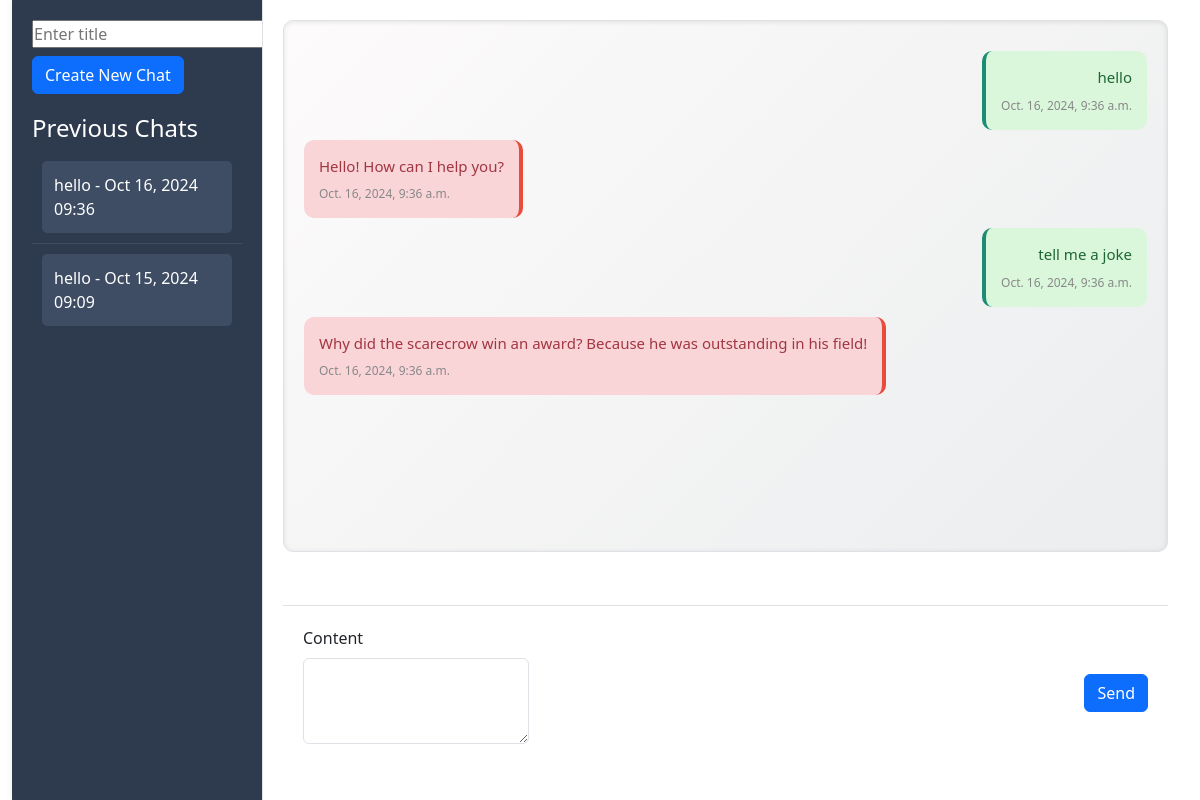
Screenshot of /chat/11/ with the database file from the repository.
### chat/models.py (models this page shows, shortened)
class Chat(models.Model):
    title = models.CharField(max_length=100)
    created_at = models.DateTimeField(auto_now_add=True)

class Message(models.Model):
    chat = models.ForeignKey(Chat, related_name='messages', on_delete=models.CASCADE)
    content = models.TextField()
    is_user = models.BooleanField(default=True)
    timestamp = models.DateTimeField(auto_now_add=True)

### chat/views.py (the view, shortened to what this page needs)
# urls.py: path('', chatbot_view, name='chatbot_view'),  # Optional if this is your homepage
def chatbot_view(request, chat_id=None):
    current_chat = get_current_chat(chat_id)
    current_chat_messages = current_chat.messages.all().order_by('timestamp') if current_chat else []
    chats = Chat.objects.all().order_by('-created_at')
    form = MessageForm()
    context = {
        'chat_history': chats,                # List of previous chats
        'current_chat': current_chat,         # Current selected chat
        'current_chat_messages': current_chat_messages, # Messages for the current chat
        'form': form,                         # Message form
    }
    return render(request, 'index.html', context)

### chat/forms.py
class MessageForm(forms.Form):
    content = forms.CharField(widget=forms.Textarea(attrs={
        'placeholder': 'Type your message here...',
        'rows': 2,
        'class': 'input-box',
    }))

### chat/views.py (called while the page is built)
def get_current_chat(chat_id):
    if chat_id:
        return get_object_or_404(Chat, id=chat_id)
    return None  # Return None if no chat_id is provided

### templates/index.html (shortened to what this page needs)
{% load static %}
<!DOCTYPE html>
<html lang="en">
<head>
    <link rel="stylesheet" href="{% static 'css/chat_style.css' %}">
    <link href="https://cdn.jsdelivr.net/npm/bootstrap@5.3.3/dist/css/bootstrap.min.css" rel="stylesheet">
</head>
<body>
    <div class="container-fluid d-flex">
        <div class="sidebar">
            <form method="POST" action="{% url 'create_new_chat' %}">
                <div style="display: flex; flex-direction: column; align-items: flex-start; margin-bottom: 20px;">
                    <input type="text" name="title" placeholder="Enter title" class="new-chat-input" required>
                    <button type="submit" class="new-chat-btn btn btn-primary mt-2">Create New Chat</button>
                </div>
            </form>
            <h4>Previous Chats</h4>
            <ul class="chat-history list-unstyled">
                {% for chat in chat_history %}
                    <li>
                        <a href="{% url 'chatbot_view_with_id' chat.id %}" class="chat-link">
                            {{ chat.title }} - {{ chat.created_at|date:"M d, Y H:i" }}
                        </a>
                    </li>
                {% endfor %}
            </ul>
        </div>
        <div class="main-content">
            <div class="chat-box mb-3">
                {% if current_chat_messages %}
                    {% for message in current_chat_messages %}
                        <div class="message {% if message.is_user %}user-message{% else %}bot-message{% endif %}">
                            {{ message.content }}
                            <span class="timestamp">{{ message.timestamp }}</span>
                        </div>
                    {% endfor %}
                {% else %}
                    <p class="no-messages">No messages yet. Start the conversation!</p>
                {% endif %}
            </div>
            <form method="POST" class="message-form" id="messageForm">
                <div class="mb-3">
                    <label for="messageInput" class="form-label">Content</label>
                    <textarea class="form-control" id="messageInput" name="content" rows="3" required></textarea>
                </div>
                <button type="submit" class="send-btn btn btn-primary">Send</button>
            </form>
        </div>
    </div>
</body>
</html>

### static/css/chat_style.css (style rules this page uses)
* { box-sizing: border-box; margin: 0; padding: 0; }
body { font-family: 'Roboto', sans-serif; background-color: #f1f3f6; line-height: 1.6; color: #333; }
.container-fluid { display: flex; height: 100vh; }
.sidebar { width: 250px; background-color: #2e3a4e; color: white; padding: 20px; display: flex; flex-direction: column; box-shadow: 2px 0 10px rgba(0, 0, 0, 0.1); }
.sidebar a { color: white; text-decoration: none; font-weight: 500; transition: color 0.3s ease; }
.new-chat-btn { background-color: #1c8d73; color: white; border: none; padding: 12px; cursor: pointer; border-radius: 5px; font-weight: 500; transition: background-color 0.3s ease; }
.chat-history { list-style-type: none; padding: 0; margin-bottom: 20px; overflow-y: auto; max-height: 60vh; }
.chat-history li { padding: 10px; border-bottom: 1px solid #3e4d64; }
.chat-history li:last-child { border-bottom: none; }
.chat-history a { display: block; padding: 12px; border-radius: 5px; background-color: #3e4d64; transition: background-color 0.3s ease; }
.main-content { flex: 1; padding: 20px; background-color: #ffffff; display: flex; flex-direction: column; justify-content: space-between; border-left: 1px solid #dee2e6; }
.chat-box { border: 1px solid #dee2e6; border-radius: 10px; padding: 20px; height: 70%; overflow-y: auto; background: linear-gradient(135deg, #fdfbfb, #ebedee); box-shadow: inset 0 1px 5px rgba(0, 0, 0, 0.1); }
.message { margin: 10px 0; padding: 15px; border-radius: 10px; width: fit-content; max-width: 75%; font-size: 15px; }
.user-message { background-color: #daf6db; text-align: right; margin-left: auto; color: #1d6734; border-left: 4px solid #1c8d73; }
.bot-message { background-color: #f9d5d8; text-align: left; color: #a13641; border-right: 4px solid #e74c3c; }
.timestamp { font-size: 12px; color: #888; margin-top: 8px; display: block; }
.message-form { display: flex; justify-content: space-between; align-items: center; padding: 20px; border-top: 1px solid #dee2e6; }
.send-btn { background-color: #007bff; color: white; border: none; padding: 12px 20px; cursor: pointer; border-radius: 5px; transition: background-color 0.3s ease; }

### rows the page displays
Chat: title "hello", created_at "Oct 16, 2024 09:36"
Chat: title "hello", created_at "Oct 15, 2024 09:09"
Message: content "hello", timestamp "Oct. 16, 2024, 9:36 a.m."
Message: content "Hello! How can I help you?", timestamp "Oct. 16, 2024, 9:36 a.m."
Message: content "tell me a joke", timestamp "Oct. 16, 2024, 9:36 a.m."
Message: content "Why did the scarecrow win an award? Because he was outstanding in his field!", timestamp "Oct. 16, 2024, 9:36 a.m."
